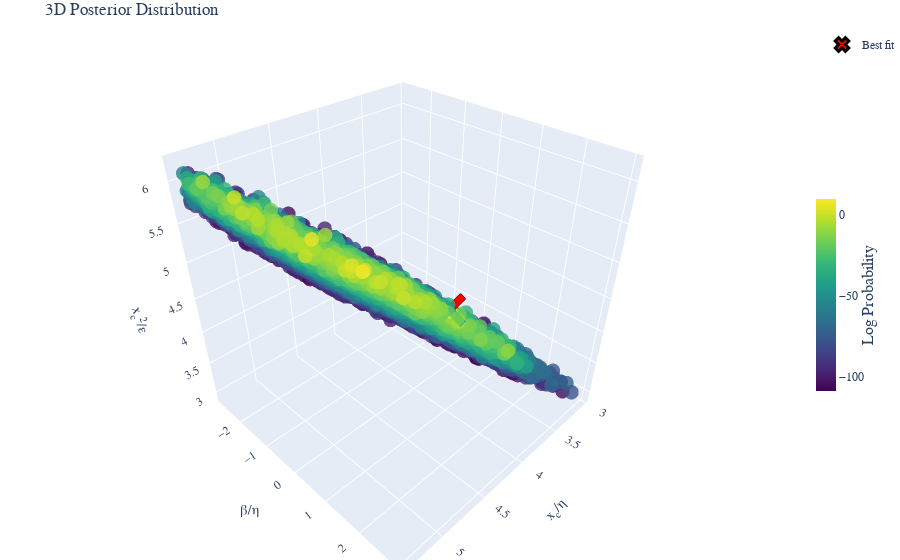

The code cell stored with this chart in its notebook:
### Code cell
post.bins =None
fig =post.plot_posterior3D_interactive([0,1,2],labels=["$x_c/\\eta$","$\\beta/\\eta$","$x_c^2/\\epsilon$","$x_c$","ExtH"], truths=np.log(best_theta_trans),truth_label="Best fit" )
# Save the figure using matplotlib's savefig instead of plotly's write_image
fig.show()
# Save the figure as HTML
html_file_name=file.replace('_post.csv','_3D')
html_path = os.path.join(Products_folder, 'html_3d_plots', f'{html_file_name}.html')
# Create directory if it doesn't exist
os.makedirs(os.path.dirname(html_path), exist_ok=True)
fig.write_html(html_path)

### Figure 1 — Plotly figure (JSON) as saved in the notebook; plotly's stock layout.template omitted (floating-point values rounded to 4 significant figures; data arrays with more than 128 entries replaced by an {"elided": "..."} marker saying what was removed)
{"data": [{"marker": {"color": {"elided": "5996 float values"}, "colorbar": {"len": 0.4, "thickness": 20, "title": {"font": {"size": 16}, "side": "right", "text": "Log Probability"}, "x": 1.0, "y": 0.5}, "colorscale": [[0.0, "#440154"], [0.1111, "#482878"], [0.2222, "#3e4989"], [0.3333, "#31688e"], [0.4444, "#26828e"], [0.5556, "#1f9e89"], [0.6667, "#35b779"], [0.7778, "#6ece58"], [0.8889, "#b5de2b"], [1.0, "#fde725"]], "opacity": 0.8, "size": 5}, "mode": "markers", "name": "Posterior", "scene": "scene", "showlegend": false, "type": "scatter3d", "x": {"elided": "5996 float values"}, "y": {"elided": "5996 float values"}, "z": {"elided": "5996 float values"}}, {"marker": {"color": "red", "line": {"color": "black", "width": 3}, "size": 12, "symbol": "x"}, "mode": "markers", "name": "Best fit", "scene": "scene", "showlegend": true, "type": "scatter3d", "x": [4.494], "y": [1.976], "z": [5.113]}], "layout": {"font": {"family": "Computer Modern"}, "margin": {"b": 0, "l": 0, "r": 0, "t": 30}, "scene": {"aspectmode": "cube", "xaxis": {"exponentformat": "e", "showexponent": "all", "title": {"font": {"size": 14}, "text": "x<sub>c</sub>/η"}}, "yaxis": {"exponentformat": "e", "showexponent": "all", "title": {"font": {"size": 14}, "text": "β/η"}}, "zaxis": {"exponentformat": "e", "showexponent": "all", "title": {"font": {"size": 14}, "text": "x<sub>c</sub><sup>2</sup>/ε"}}}, "title": {"text": "3D Posterior Distribution"}}}
